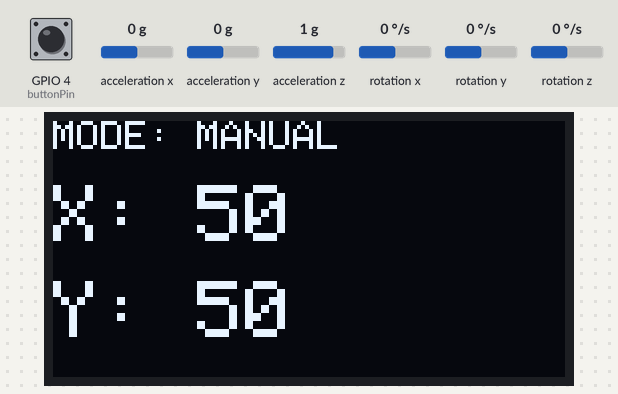
A sketch run on a simulated ESP32. Parts: 128×64 one-colour display. Inputs (shaded band) come from the test bench; at power-on: acceleration x 0 g, GPIO 4 (buttonPin) HIGH, acceleration y 0 g, acceleration z 1 g, rotation x 0 °/s, rotation y 0 °/s, rotation z 0 °/s. WiFi joins after 1.5 s; servers stay silent unless stated; what the sketch prints to the serial monitor is not drawn.

Above: at 9.0 s.
9.1 s: acceleration x set to -1.4 g
At 10.7 s:
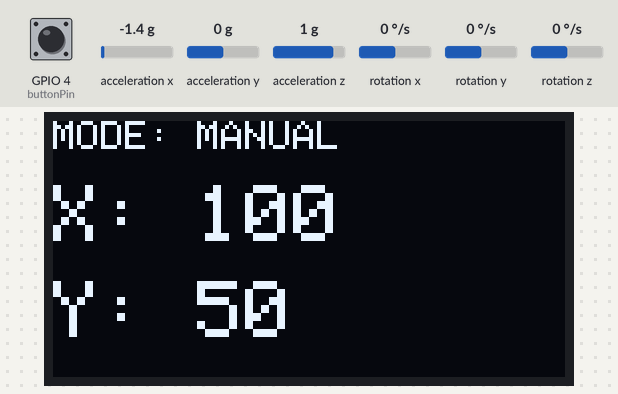
11.0 s: GPIO 4 (buttonPin) pulled LOW for 0.15 s
At 11.5 s:
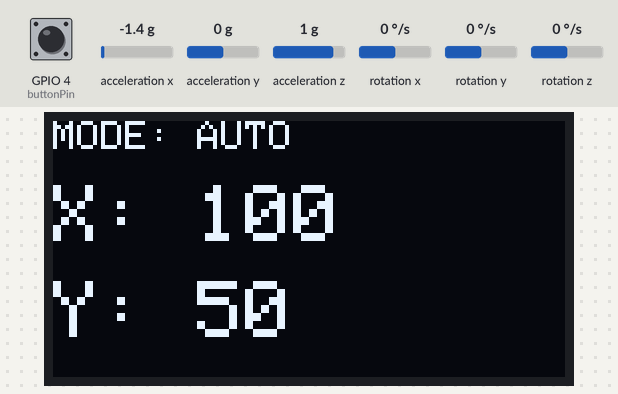
12.6 s: acceleration y set to -1.4 g
At 13.9 s:
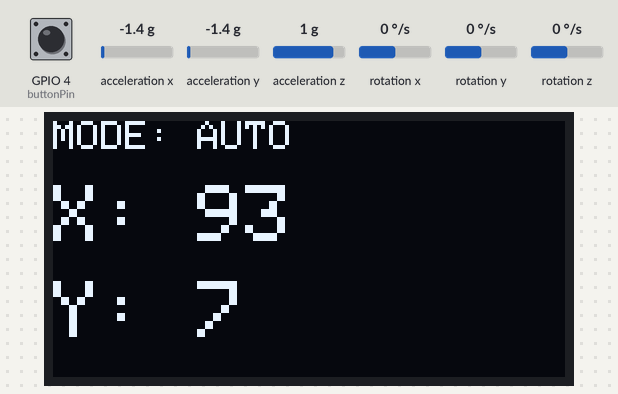
14.4 s: GPIO 4 (buttonPin) pulled LOW for 1 s
At 15.6 s:
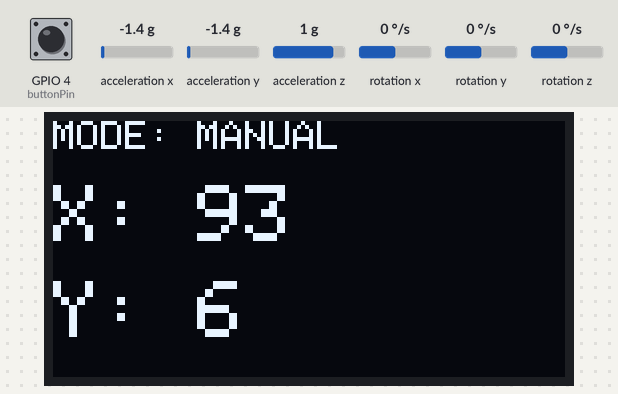
16.9 s: acceleration z set to -1.4 g
At 18.2 s:
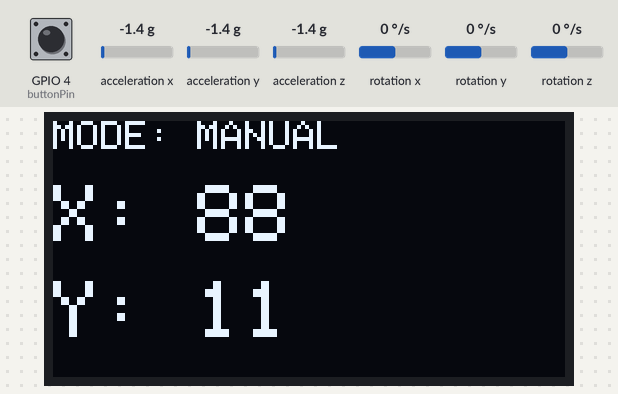
18.5 s: acceleration x set to 0 g
At 20.9 s:
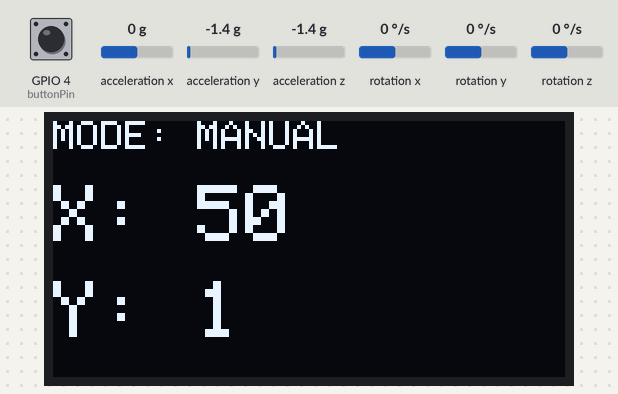
Timing chart, 0 to 21.3 s (numbered marks = the images above; inputs shaded):
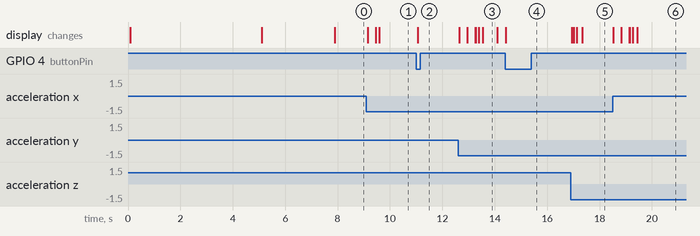

Measured:
- after the input at 9.1 s, the display: first changes after 0.05 s (image 1 shows a later state)
- after the input at 11.0 s, the display: changes after 0.05 s (image 2)
- after the input at 12.6 s, the display: first changes at once (image 3 shows a later state)
- after the input at 14.4 s, the display: changes at once (image 4)
- after the input at 16.9 s, the display: first changes at once (image 5 shows a later state)
- after the input at 18.5 s, the display: first changes at once (image 6 shows a later state)
- what the display in image 3 shows lasts 0.6 s, from 13.5 s to 14.1 s

The sketch:

RemoteWorking.ino
```cpp
#include <WiFi.h>
#include <WiFiUdp.h>
#include <Wire.h>
#include <MPU6050_light.h>
#include <Adafruit_GFX.h>
#include <Adafruit_SSD1306.h>

// === WiFi Settings ===
const char* ssid = "ESP32_AP";
const char* password = "12345678";

// === UDP Settings ===
WiFiUDP udp;
const char* receiverIP = "192.168.4.1";  // ESP32 receiver IP
const int receiverPort = 4210;

// === MPU6050 Setup ===
MPU6050 mpu(Wire);
unsigned long lastSendTime = 0;
const unsigned long sendInterval = 333;  // milliseconds

// === Button Setup ===
const int buttonPin = 4;
bool currentModeManual = true;
bool lastButtonStableState = HIGH;
unsigned long lastDebounceTime = 0;
const unsigned long debounceDelay = 200;  // milliseconds

// === OLED Setup ===
#define SCREEN_WIDTH 128
#define SCREEN_HEIGHT 64
#define OLED_RESET -1
Adafruit_SSD1306 display(SCREEN_WIDTH, SCREEN_HEIGHT, &Wire, OLED_RESET);

// === WiFi Connect Function ===
void connectToWiFi() {
  Serial.print("🔌 Connecting to ");
  Serial.println(ssid);
  WiFi.begin(ssid, password);
  while (WiFi.status() != WL_CONNECTED) {
    delay(500);
    Serial.print(".");
  }
  Serial.println("\n✅ Connected!");
}

// === Show Logo Function ===
void showLogo() {
  display.clearDisplay();
  display.setTextSize(2);
  display.setTextColor(INVERSE);
  display.setCursor(0, 0);
  display.print("DRISHTI");

  display.setTextSize(1);
  display.setCursor(0, 18);
  display.print("Remote Aiming System");

  display.display();
  delay(5000);  // Show logo for 5 seconds
  display.clearDisplay();
  display.display();
}

// === OLED Update Function ===
void updateOLED(String mode, int x, int y) {
  display.clearDisplay();

  display.setTextSize(1);
  display.setTextColor(WHITE);
  display.setCursor(0, 0);
  display.print("MODE: ");
  display.println(mode);

  display.setTextSize(2);
  display.setCursor(0, 16);
  display.print("X: ");
  display.println(x);
  display.setCursor(0, 40);
  display.print("Y: ");
  display.println(y);

  display.display();
}

// === Send Mode via UDP ===
void sendMode(const char* modeStr) {
  udp.beginPacket(receiverIP, receiverPort);
  udp.write((const uint8_t*)modeStr, strlen(modeStr));
  udp.endPacket();
}

void setup() {
  Serial.begin(115200);

  // Button
  pinMode(buttonPin, INPUT_PULLUP);

  // I2C and OLED
  Wire.begin(21, 22);  // SDA, SCL pins for your ESP32
  if (!display.begin(SSD1306_SWITCHCAPVCC, 0x3C)) {
    Serial.println("❌ OLED not found!");
    while (true);
  }
  display.clearDisplay();
  display.display();

  showLogo();

  // MPU6050 init
  mpu.begin();
  delay(250);
  mpu.calcOffsets(true, true);

  connectToWiFi();

  udp.begin(WiFi.localIP(), receiverPort);
}

void loop() {
  mpu.update();

  // Button debounce
  bool reading = digitalRead(buttonPin);
  if (reading != lastButtonStableState && (millis() - lastDebounceTime > debounceDelay)) {
    lastDebounceTime = millis();
    if (reading == LOW) {
      currentModeManual = !currentModeManual;
      if (currentModeManual) {
        sendMode("MODE:MANUAL");
        Serial.println("🕹 Switched to MANUAL mode");
      } else {
        sendMode("MODE:AUTO");
        Serial.println("🎯 Switched to AUTO mode");
      }
    }
    lastButtonStableState = reading;
  }

  // Read MPU6050 angles (pitch = X, roll = Y)
  float pitch = mpu.getAngleX();  // Up/down tilt
  float roll = mpu.getAngleY();   // Left/right tilt

  // Optional: smooth values with simple low-pass filter
  static float smoothPitch = pitch;
  static float smoothRoll = roll;
  float smoothingFactor = 0.1;
  smoothPitch = smoothPitch * (1 - smoothingFactor) + pitch * smoothingFactor;
  smoothRoll = smoothRoll * (1 - smoothingFactor) + roll * smoothingFactor;

  // Constrain MPU angles to your desired physical limits
  float constrainedRoll = constrain(smoothRoll, -45, 45);   // horizontal tilt
  float constrainedPitch = constrain(smoothPitch, -45, 45); // vertical tilt

  // Map constrained angles to servo range 0 - 180 degrees
  int servoX = map(constrainedRoll, -45, 45, 0, 180);
  int servoY = map(constrainedPitch, -45, 45, 0, 180);

  // Map constrained angles to OLED scale 0 - 100 for display clarity
  int oledX = map(constrainedRoll, -45, 45, 0, 100);
  int oledY = map(constrainedPitch, -45, 45, 0, 100);

  // Update OLED
  updateOLED(currentModeManual ? "MANUAL" : "AUTO", oledX, oledY);

  // Send coordinates only in MANUAL mode and at intervals
  if (currentModeManual && millis() - lastSendTime > sendInterval) {
    lastSendTime = millis();

    char msg[20];
    sprintf(msg, "%d,%d", servoX, servoY);

    udp.beginPacket(receiverIP, receiverPort);
    udp.write((const uint8_t*)msg, strlen(msg));
    udp.endPacket();

    Serial.printf("📤 Sent coords: %s\n", msg);
  }
}
```
